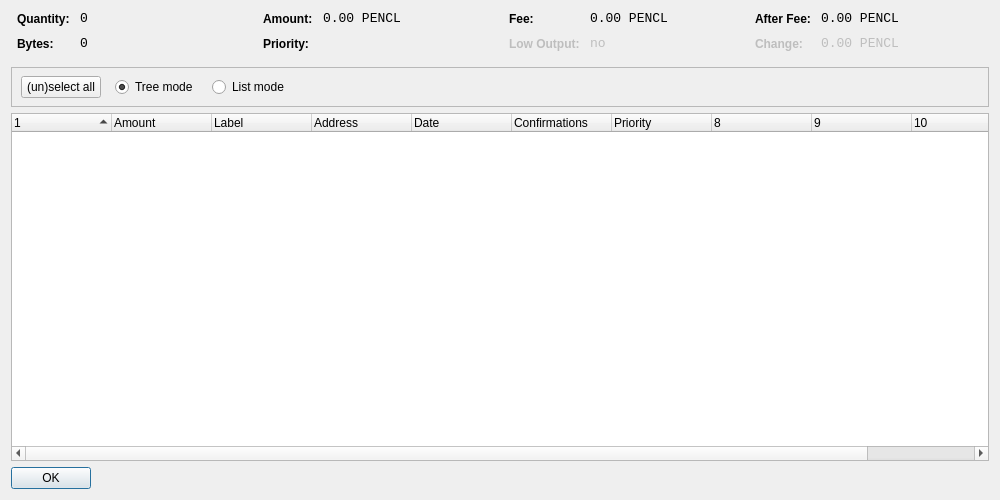
<?xml version="1.0" encoding="UTF-8"?>
<ui version="4.0">
 <class>CoinControlDialog</class>
 <widget class="QDialog" name="CoinControlDialog">
  <property name="geometry">
   <rect>
    <x>0</x>
    <y>0</y>
    <width>1000</width>
    <height>500</height>
   </rect>
  </property>
  <property name="windowTitle">
   <string>Coin Control</string>
  </property>
  <layout class="QVBoxLayout" name="verticalLayout">
   <item>
    <layout class="QHBoxLayout" name="horizontalLayoutTop" stretch="0,0,0,0">
     <property name="topMargin">
      <number>0</number>
     </property>
     <property name="bottomMargin">
      <number>10</number>
     </property>
     <item>
      <layout class="QFormLayout" name="formLayoutCoinControl1">
       <property name="horizontalSpacing">
        <number>10</number>
       </property>
       <property name="verticalSpacing">
        <number>10</number>
       </property>
       <property name="leftMargin">
        <number>6</number>
       </property>
       <property name="rightMargin">
        <number>6</number>
       </property>
       <item row="0" column="0">
        <widget class="QLabel" name="labelCoinControlQuantityText">
         <property name="styleSheet">
          <string notr="true">font-weight:bold;</string>
         </property>
         <property name="text">
          <string>Quantity:</string>
         </property>
        </widget>
       </item>
       <item row="0" column="1">
        <widget class="QLabel" name="labelCoinControlQuantity">
         <property name="font">
          <font>
           <family>Monospace</family>
           <pointsize>10</pointsize>
          </font>
         </property>
         <property name="cursor">
          <cursorShape>IBeamCursor</cursorShape>
         </property>
         <property name="contextMenuPolicy">
          <enum>Qt::ActionsContextMenu</enum>
         </property>
         <property name="text">
          <string>0</string>
         </property>
         <property name="textInteractionFlags">
          <set>Qt::LinksAccessibleByMouse|Qt::TextSelectableByKeyboard|Qt::TextSelectableByMouse</set>
         </property>
        </widget>
       </item>
       <item row="1" column="0">
        <widget class="QLabel" name="labelCoinControlBytesText">
         <property name="styleSheet">
          <string notr="true">font-weight:bold;</string>
         </property>
         <property name="text">
          <string>Bytes:</string>
         </property>
        </widget>
       </item>
       <item row="1" column="1">
        <widget class="QLabel" name="labelCoinControlBytes">
         <property name="font">
          <font>
           <family>Monospace</family>
           <pointsize>10</pointsize>
          </font>
         </property>
         <property name="cursor">
          <cursorShape>IBeamCursor</cursorShape>
         </property>
         <property name="contextMenuPolicy">
          <enum>Qt::ActionsContextMenu</enum>
         </property>
         <property name="text">
          <string>0</string>
         </property>
         <property name="textInteractionFlags">
          <set>Qt::LinksAccessibleByMouse|Qt::TextSelectableByKeyboard|Qt::TextSelectableByMouse</set>
         </property>
        </widget>
       </item>
      </layout>
     </item>
     <item>
      <layout class="QFormLayout" name="formLayoutCoinControl2">
       <property name="horizontalSpacing">
        <number>10</number>
       </property>
       <property name="verticalSpacing">
        <number>10</number>
       </property>
       <property name="leftMargin">
        <number>6</number>
       </property>
       <property name="rightMargin">
        <number>6</number>
       </property>
       <item row="0" column="0">
        <widget class="QLabel" name="labelCoinControlAmountText">
         <property name="styleSheet">
          <string notr="true">font-weight:bold;</string>
         </property>
         <property name="text">
          <string>Amount:</string>
         </property>
        </widget>
       </item>
       <item row="0" column="1">
        <widget class="QLabel" name="labelCoinControlAmount">
         <property name="font">
          <font>
           <family>Monospace</family>
           <pointsize>10</pointsize>
          </font>
         </property>
         <property name="cursor">
          <cursorShape>IBeamCursor</cursorShape>
         </property>
         <property name="contextMenuPolicy">
          <enum>Qt::ActionsContextMenu</enum>
         </property>
         <property name="text">
          <string>0.00 PENCL</string>
         </property>
         <property name="textInteractionFlags">
          <set>Qt::LinksAccessibleByMouse|Qt::TextSelectableByKeyboard|Qt::TextSelectableByMouse</set>
         </property>
        </widget>
       </item>
       <item row="1" column="0">
        <widget class="QLabel" name="labelCoinControlPriorityText">
         <property name="styleSheet">
          <string notr="true">font-weight:bold;</string>
         </property>
         <property name="text">
          <string>Priority:</string>
         </property>
        </widget>
       </item>
       <item row="1" column="1">
        <widget class="QLabel" name="labelCoinControlPriority">
         <property name="font">
          <font>
           <family>Monospace</family>
           <pointsize>10</pointsize>
          </font>
         </property>
         <property name="cursor">
          <cursorShape>IBeamCursor</cursorShape>
         </property>
         <property name="contextMenuPolicy">
          <enum>Qt::ActionsContextMenu</enum>
         </property>
         <property name="text">
          <string/>
         </property>
         <property name="textInteractionFlags">
          <set>Qt::LinksAccessibleByMouse|Qt::TextSelectableByKeyboard|Qt::TextSelectableByMouse</set>
         </property>
        </widget>
       </item>
      </layout>
     </item>
     <item>
      <layout class="QFormLayout" name="formLayoutCoinControl3">
       <property name="horizontalSpacing">
        <number>10</number>
       </property>
       <property name="verticalSpacing">
        <number>10</number>
       </property>
       <property name="leftMargin">
        <number>6</number>
       </property>
       <property name="rightMargin">
        <number>6</number>
       </property>
       <item row="0" column="0">
        <widget class="QLabel" name="labelCoinControlFeeText">
         <property name="styleSheet">
          <string notr="true">font-weight:bold;</string>
         </property>
         <property name="text">
          <string>Fee:</string>
         </property>
        </widget>
       </item>
       <item row="0" column="1">
        <widget class="QLabel" name="labelCoinControlFee">
         <property name="font">
          <font>
           <family>Monospace</family>
           <pointsize>10</pointsize>
          </font>
         </property>
         <property name="cursor">
          <cursorShape>IBeamCursor</cursorShape>
         </property>
         <property name="contextMenuPolicy">
          <enum>Qt::ActionsContextMenu</enum>
         </property>
         <property name="text">
          <string>0.00 PENCL</string>
         </property>
         <property name="textInteractionFlags">
          <set>Qt::LinksAccessibleByMouse|Qt::TextSelectableByKeyboard|Qt::TextSelectableByMouse</set>
         </property>
        </widget>
       </item>
       <item row="1" column="0">
        <widget class="QLabel" name="labelCoinControlLowOutputText">
         <property name="enabled">
          <bool>false</bool>
         </property>
         <property name="styleSheet">
          <string notr="true">font-weight:bold;</string>
         </property>
         <property name="text">
          <string>Low Output:</string>
         </property>
        </widget>
       </item>
       <item row="1" column="1">
        <widget class="QLabel" name="labelCoinControlLowOutput">
         <property name="enabled">
          <bool>false</bool>
         </property>
         <property name="font">
          <font>
           <family>Monospace</family>
           <pointsize>10</pointsize>
          </font>
         </property>
         <property name="cursor">
          <cursorShape>IBeamCursor</cursorShape>
         </property>
         <property name="contextMenuPolicy">
          <enum>Qt::ActionsContextMenu</enum>
         </property>
         <property name="text">
          <string>no</string>
         </property>
         <property name="textInteractionFlags">
          <set>Qt::LinksAccessibleByMouse|Qt::TextSelectableByKeyboard|Qt::TextSelectableByMouse</set>
         </property>
        </widget>
       </item>
      </layout>
     </item>
     <item>
      <layout class="QFormLayout" name="formLayoutCoinControl4">
       <property name="horizontalSpacing">
        <number>10</number>
       </property>
       <property name="verticalSpacing">
        <number>10</number>
       </property>
       <property name="leftMargin">
        <number>6</number>
       </property>
       <property name="rightMargin">
        <number>6</number>
       </property>
       <item row="0" column="0">
        <widget class="QLabel" name="labelCoinControlAfterFeeText">
         <property name="styleSheet">
          <string notr="true">font-weight:bold;</string>
         </property>
         <property name="text">
          <string>After Fee:</string>
         </property>
        </widget>
       </item>
       <item row="0" column="1">
        <widget class="QLabel" name="labelCoinControlAfterFee">
         <property name="font">
          <font>
           <family>Monospace</family>
           <pointsize>10</pointsize>
          </font>
         </property>
         <property name="cursor">
          <cursorShape>IBeamCursor</cursorShape>
         </property>
         <property name="contextMenuPolicy">
          <enum>Qt::ActionsContextMenu</enum>
         </property>
         <property name="text">
          <string>0.00 PENCL</string>
         </property>
         <property name="textInteractionFlags">
          <set>Qt::LinksAccessibleByMouse|Qt::TextSelectableByKeyboard|Qt::TextSelectableByMouse</set>
         </property>
        </widget>
       </item>
       <item row="1" column="0">
        <widget class="QLabel" name="labelCoinControlChangeText">
         <property name="enabled">
          <bool>false</bool>
         </property>
         <property name="styleSheet">
          <string notr="true">font-weight:bold;</string>
         </property>
         <property name="text">
          <string>Change:</string>
         </property>
        </widget>
       </item>
       <item row="1" column="1">
        <widget class="QLabel" name="labelCoinControlChange">
         <property name="enabled">
          <bool>false</bool>
         </property>
         <property name="font">
          <font>
           <family>Monospace</family>
           <pointsize>10</pointsize>
          </font>
         </property>
         <property name="cursor">
          <cursorShape>IBeamCursor</cursorShape>
         </property>
         <property name="contextMenuPolicy">
          <enum>Qt::ActionsContextMenu</enum>
         </property>
         <property name="text">
          <string>0.00 PENCL</string>
         </property>
         <property name="textInteractionFlags">
          <set>Qt::LinksAccessibleByMouse|Qt::TextSelectableByKeyboard|Qt::TextSelectableByMouse</set>
         </property>
        </widget>
       </item>
      </layout>
     </item>
    </layout>
   </item>
   <item>
    <widget class="QFrame" name="frame">
     <property name="minimumSize">
      <size>
       <width>0</width>
       <height>40</height>
      </size>
     </property>
     <property name="frameShape">
      <enum>QFrame::StyledPanel</enum>
     </property>
     <property name="frameShadow">
      <enum>QFrame::Sunken</enum>
     </property>
     <widget class="QWidget" name="horizontalLayoutWidget">
      <property name="geometry">
       <rect>
        <x>10</x>
        <y>0</y>
        <width>781</width>
        <height>41</height>
       </rect>
      </property>
      <layout class="QHBoxLayout" name="horizontalLayoutPanel" stretch="0,0,0,0">
       <property name="spacing">
        <number>14</number>
       </property>
       <item>
        <widget class="QPushButton" name="pushButtonSelectAll">
         <property name="sizePolicy">
          <sizepolicy hsizetype="Maximum" vsizetype="Fixed">
           <horstretch>0</horstretch>
           <verstretch>0</verstretch>
          </sizepolicy>
         </property>
         <property name="text">
          <string>(un)select all</string>
         </property>
        </widget>
       </item>
       <item>
        <widget class="QRadioButton" name="radioTreeMode">
         <property name="sizePolicy">
          <sizepolicy hsizetype="Maximum" vsizetype="Fixed">
           <horstretch>0</horstretch>
           <verstretch>0</verstretch>
          </sizepolicy>
         </property>
         <property name="text">
          <string>Tree mode</string>
         </property>
         <property name="checked">
          <bool>true</bool>
         </property>
        </widget>
       </item>
       <item>
        <widget class="QRadioButton" name="radioListMode">
         <property name="sizePolicy">
          <sizepolicy hsizetype="Maximum" vsizetype="Fixed">
           <horstretch>0</horstretch>
           <verstretch>0</verstretch>
          </sizepolicy>
         </property>
         <property name="text">
          <string>List mode</string>
         </property>
        </widget>
       </item>
       <item>
        <spacer name="horizontalSpacer">
         <property name="orientation">
          <enum>Qt::Horizontal</enum>
         </property>
         <property name="sizeHint" stdset="0">
          <size>
           <width>40</width>
           <height>20</height>
          </size>
         </property>
        </spacer>
       </item>
      </layout>
     </widget>
    </widget>
   </item>
   <item>
    <widget class="CoinControlTreeWidget" name="treeWidget">
     <property name="contextMenuPolicy">
      <enum>Qt::CustomContextMenu</enum>
     </property>
     <property name="sortingEnabled">
      <bool>false</bool>
     </property>
     <property name="columnCount">
      <number>11</number>
     </property>
     <attribute name="headerShowSortIndicator" stdset="0">
      <bool>true</bool>
     </attribute>
     <attribute name="headerStretchLastSection">
      <bool>false</bool>
     </attribute>
     <column>
      <property name="text">
       <string/>
      </property>
     </column>
     <column>
      <property name="text">
       <string>Amount</string>
      </property>
     </column>
     <column>
      <property name="text">
       <string>Label</string>
      </property>
     </column>
     <column>
      <property name="text">
       <string>Address</string>
      </property>
     </column>
     <column>
      <property name="text">
       <string>Date</string>
      </property>
     </column>
     <column>
      <property name="text">
       <string>Confirmations</string>
      </property>
      <property name="toolTip">
       <string>Confirmed</string>
      </property>
     </column>
     <column>
      <property name="text">
       <string>Priority</string>
      </property>
     </column>
     <column>
      <property name="text">
       <string/>
      </property>
     </column>
     <column>
      <property name="text">
       <string/>
      </property>
     </column>
     <column>
      <property name="text">
       <string/>
      </property>
     </column>
     <column>
      <property name="text">
       <string/>
      </property>
     </column>
    </widget>
   </item>
   <item>
    <widget class="QDialogButtonBox" name="buttonBox">
     <property name="sizePolicy">
      <sizepolicy hsizetype="Maximum" vsizetype="Fixed">
       <horstretch>0</horstretch>
       <verstretch>0</verstretch>
      </sizepolicy>
     </property>
     <property name="orientation">
      <enum>Qt::Horizontal</enum>
     </property>
     <property name="standardButtons">
      <set>QDialogButtonBox::Ok</set>
     </property>
    </widget>
   </item>
  </layout>
 </widget>
 <customwidgets>
  <customwidget>
   <class>CoinControlTreeWidget</class>
   <extends>QTreeWidget</extends>
   <header>coincontroltreewidget.h</header>
  </customwidget>
 </customwidgets>
 <resources/>
 <connections/>
</ui>
